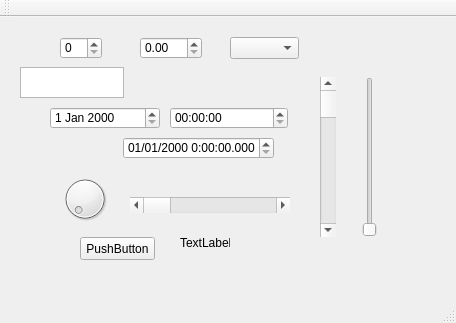
<?xml version="1.0" encoding="UTF-8"?>
<ui version="4.0">
 <class>MainWindow</class>
 <widget class="QMainWindow" name="MainWindow">
  <property name="geometry">
   <rect>
    <x>0</x>
    <y>0</y>
    <width>456</width>
    <height>323</height>
   </rect>
  </property>
  <property name="windowTitle">
   <string>MainWindow</string>
  </property>
  <widget class="QWidget" name="centralWidget">
   <widget class="QTimeEdit" name="timeEdit">
    <property name="geometry">
     <rect>
      <x>170</x>
      <y>90</y>
      <width>118</width>
      <height>22</height>
     </rect>
    </property>
   </widget>
   <widget class="QDateEdit" name="dateEdit">
    <property name="geometry">
     <rect>
      <x>50</x>
      <y>90</y>
      <width>110</width>
      <height>22</height>
     </rect>
    </property>
   </widget>
   <widget class="QDateTimeEdit" name="dateTimeEdit">
    <property name="geometry">
     <rect>
      <x>123</x>
      <y>120</y>
      <width>151</width>
      <height>22</height>
     </rect>
    </property>
    <property name="dateTime">
     <datetime>
      <hour>0</hour>
      <minute>0</minute>
      <second>0</second>
      <year>2000</year>
      <month>1</month>
      <day>1</day>
     </datetime>
    </property>
    <property name="displayFormat">
     <string>MM/dd/yyyy H:mm:ss.zzz</string>
    </property>
   </widget>
   <widget class="QDial" name="dial">
    <property name="geometry">
     <rect>
      <x>60</x>
      <y>150</y>
      <width>50</width>
      <height>64</height>
     </rect>
    </property>
    <property name="pageStep">
     <number>1</number>
    </property>
   </widget>
   <widget class="QScrollBar" name="horizontalScrollBar">
    <property name="geometry">
     <rect>
      <x>130</x>
      <y>180</y>
      <width>160</width>
      <height>16</height>
     </rect>
    </property>
    <property name="orientation">
     <enum>Qt::Horizontal</enum>
    </property>
   </widget>
   <widget class="QScrollBar" name="verticalScrollBar">
    <property name="geometry">
     <rect>
      <x>320</x>
      <y>60</y>
      <width>16</width>
      <height>160</height>
     </rect>
    </property>
    <property name="orientation">
     <enum>Qt::Vertical</enum>
    </property>
   </widget>
   <widget class="QSlider" name="verticalSlider">
    <property name="geometry">
     <rect>
      <x>360</x>
      <y>60</y>
      <width>19</width>
      <height>160</height>
     </rect>
    </property>
    <property name="orientation">
     <enum>Qt::Vertical</enum>
    </property>
   </widget>
   <widget class="QLabel" name="label">
    <property name="geometry">
     <rect>
      <x>180</x>
      <y>220</y>
      <width>50</width>
      <height>12</height>
     </rect>
    </property>
    <property name="text">
     <string>TextLabel</string>
    </property>
   </widget>
   <widget class="QSpinBox" name="spinBox">
    <property name="geometry">
     <rect>
      <x>60</x>
      <y>20</y>
      <width>42</width>
      <height>22</height>
     </rect>
    </property>
   </widget>
   <widget class="QDoubleSpinBox" name="doubleSpinBox_2">
    <property name="geometry">
     <rect>
      <x>140</x>
      <y>20</y>
      <width>62</width>
      <height>22</height>
     </rect>
    </property>
   </widget>
   <widget class="QComboBox" name="comboBox">
    <property name="geometry">
     <rect>
      <x>230</x>
      <y>20</y>
      <width>69</width>
      <height>22</height>
     </rect>
    </property>
    <property name="editable">
     <bool>false</bool>
    </property>
   </widget>
   <widget class="QTextEdit" name="textEdit">
    <property name="geometry">
     <rect>
      <x>20</x>
      <y>50</y>
      <width>104</width>
      <height>31</height>
     </rect>
    </property>
   </widget>
   <widget class="QPushButton" name="pushButton">
    <property name="geometry">
     <rect>
      <x>80</x>
      <y>220</y>
      <width>75</width>
      <height>23</height>
     </rect>
    </property>
    <property name="text">
     <string>PushButton</string>
    </property>
   </widget>
  </widget>
  <widget class="QMenuBar" name="menuBar">
   <property name="geometry">
    <rect>
     <x>0</x>
     <y>0</y>
     <width>456</width>
     <height>24</height>
    </rect>
   </property>
  </widget>
  <widget class="QToolBar" name="mainToolBar">
   <attribute name="toolBarArea">
    <enum>TopToolBarArea</enum>
   </attribute>
   <attribute name="toolBarBreak">
    <bool>false</bool>
   </attribute>
  </widget>
  <widget class="QStatusBar" name="statusBar"/>
 </widget>
 <layoutdefault spacing="6" margin="11"/>
 <resources/>
 <connections/>
</ui>
